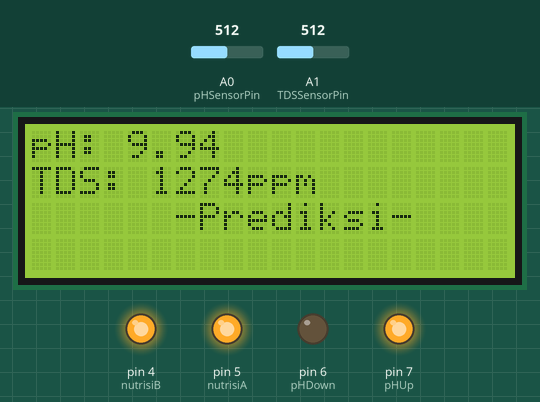
This sketch was run on a simulated Arduino Uno, built with avr-gcc and run on an emulated ATmega328P. Shown: 20×4 character LCD, output pins drawn as LEDs (lit = HIGH). The test bench sets the inputs (shaded band); at power-on: A0 (pHSensorPin) = 512, A1 (TDSSensorPin) = 512.

Above: at 1.2 s.
1.3 s: A0 (pHSensorPin) set to 716
At 9.0 s:
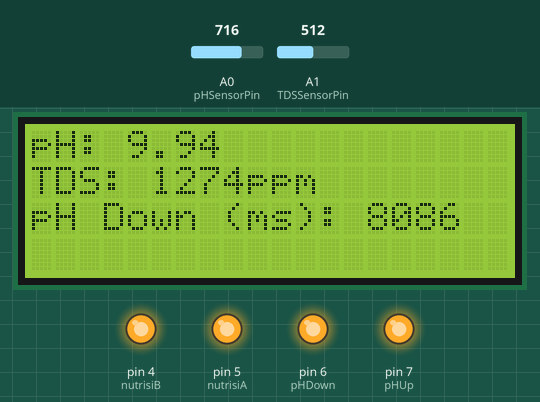
14.8 s: A1 (TDSSensorPin) set to 321
At 20.1 s:
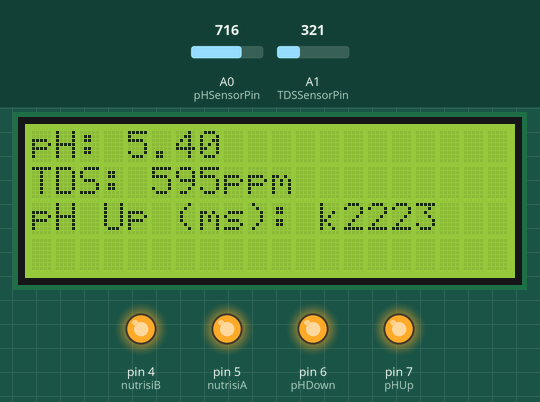
20.5 s: A1 (TDSSensorPin) set to 292
At 32.4 s:
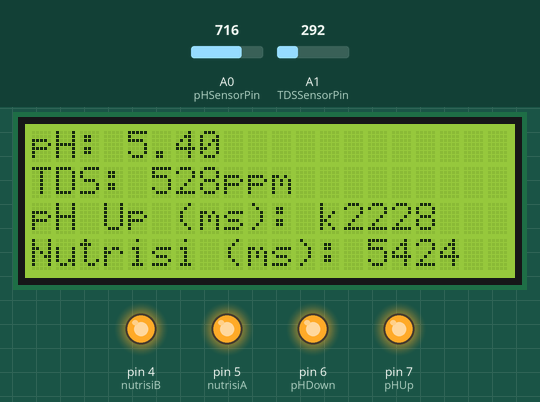
34.4 s: A0 (pHSensorPin) set to 762
At 42.6 s:
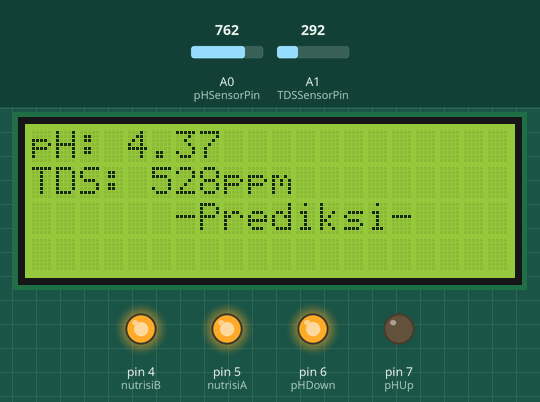
48.4 s: A0 (pHSensorPin) set to 796
At 61.5 s:
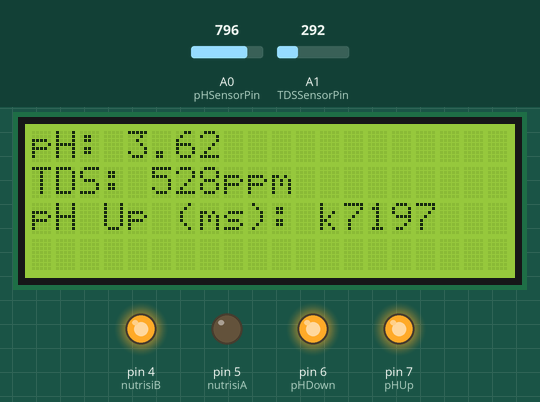
62.4 s: A0 (pHSensorPin) set to 550
At 80.9 s:
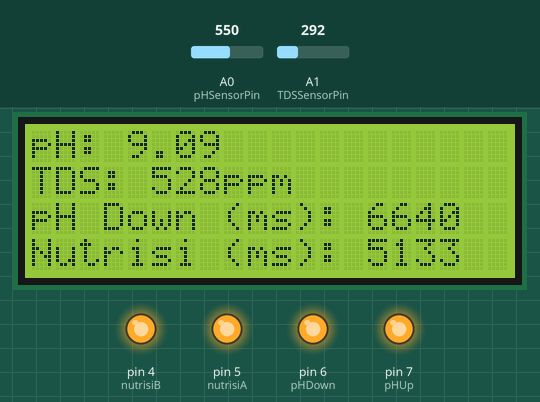
Timing chart, 0 to 94.5 s (numbered marks = the images above; inputs shaded):
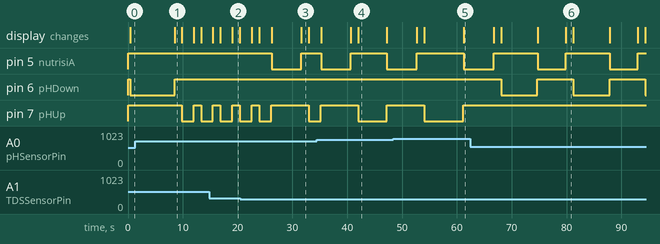

The sketch:

Program.ino
```cpp
#include <Wire.h>               // Library komunikasi I2C
#include <LiquidCrystal_I2C.h>  // Library modul I2C LCD
#include <EEPROM.h>             // Library untuk TDS
#include "GravityTDS.h"         // Library untuk TDS
#include <math.h>               // Library untuk JST

LiquidCrystal_I2C lcd = LiquidCrystal_I2C(0x27, 20, 4);  // Setup LCD I2C

GravityTDS gravityTds;                                 // Setup TDS
#define TDSSensorPin A1                                // Pin TDS
float temperature = 26.6, TDSValue = 0, TDSValueTemp;  // Varibel suhu dan TDS

int pHSensorPin = A0;                             // Pin pH
float pHValue = 0, pHAnalog, pHTegangan, pHTemp;  // Variabel pH, perbedaan pH, nilai analog dan nilai tegangan
int buffer_arr[10], temp;

byte pHUp = 7;      // Pin pompa 1
byte pHDown = 6;    // Pin pompa 2
byte nutrisiA = 5;  // Pin pompa 3
byte nutrisiB = 4;  // Pin pompa 4

float pHLowerThreshold = 6.0;   // Ambang batas bawah pH
float pHUpperThreshold = 7.0;   // Ambang batas atas pH
float TDSLowerThreshold = 560;  // Ambang batas bawah TDS
float TDSUpperThreshold = 840;  // Ambang batas atas TDS

float x1[2] = { pHValue, TDSValue };
float y1[3];

float x1_step1_xoffset[2] = { 4.03, 353 };
float x1_step1_gain[2] = { 0.409836065573771, 0.00412371134020619 };
float x1_step1_ymin = -1;

float b1[10] = { 1.0611451878403826, 1.2292694114405898, 0.61880742064123029, -1.9323893079441505, 2.1419125800123031, -2.5614059873197061, -1.4238327014124188, -1.4282362891286995, 1.6224871740249383, 1.9461525173567351 }; // Nilai Bias Layer 1 - 2
float IW1_1[10][2] = { // Nilai Bobot Layer 1 - 2
  { -1.5797815589156827, -0.0086407960231580823 },
  { 4.4177424602067017, 0.010176133571616678 },
  { 0.029081029354116883, 1.0296110679431814 },
  { -8.8412297702364278, 0.13827244294430893 },
  { -7.8305587277910789, -0.10141310892748259 },
  { -11.369453225554631, 0.25140136995353329 },
  { 0.024093313277825788, 3.7659808352851791 },
  { 5.9681281274232125, 0.060837097504298603 },
  { -0.032445520706524372, -3.7259895754755719 },
  { 2.181064076032901, 0.001222389470232013 }
};

float b2[3] = { 0.39365584754290317, 0.44137658976381822, 0.36517775859020707 }; // Nilai Bias Layer 2-  3
float LW2_1[3][10] = { // Nilai Bobot Layer 2 - 3
  { 0.0062480514440808954, -0.75493610593705829, 0.0089335648594362875, -1.5695902366938788, 0.13298854629289406, 1.2293653799010049, 0.001094905697645714, 0.19540125672953584, 0.0033766496300679277, -1.0468561116295059 },
  { -1.6947005941989961, -0.053804525372577405, 0.010653515127460825, 0.19306526714209141, -0.79662593331702802, -0.13729466462968193, -0.0094566507253065982, -0.91084659753842356, -0.0042745956064945845, -0.055393478231561384 },
  { -0.0055414364322180377, 0.019451328963432012, -1.3922155499377928, 0.031306651381369899, 0.028882408670875513, -0.011214197503107003, -1.1549539155989028, 0.0278263445373217, -1.0783400546822872, 0.0070957532550043568 }
};

float y1_step1_ymin = -1;
float y1_step1_gain[3] = { 0.000322684737011939, 0.000319744204636291, 0.000187318535169055 };
float y1_step1_xoffset[3] = { 0, 0, 0 };

// Helper Functions
float mapminmax_apply(float x, float settings_gain, float settings_xoffset, float settings_ymin) {
  float y = (x - settings_xoffset) * settings_gain + settings_ymin;
  return y;
}

float tansig_apply(float n) {
  float a = 2 / (1 + exp(-2 * n)) - 1;
  return a;
}

float mapminmax_reverse(float y, float settings_gain, float settings_xoffset, float settings_ymin) {
  float x = (y - settings_ymin) / settings_gain + settings_xoffset;
  return x;
}

// Neural Network Function
void myNeuralNetworkFunction(float x1[2], float y1[3]) {
  // Input 1
  float xp1[2] = {
    mapminmax_apply(x1[0], x1_step1_gain[0], x1_step1_xoffset[0], x1_step1_ymin),
    mapminmax_apply(x1[1], x1_step1_gain[1], x1_step1_xoffset[1], x1_step1_ymin)
  };

  // Layer 1
  float a1[10];
  for (int j = 0; j < 10; j++) {
    float sum = b1[j];
    for (int k = 0; k < 2; k++) {
      sum += IW1_1[j][k] * xp1[k];
    }
    a1[j] = tansig_apply(sum);
  }

  // Layer 2
  float a2[3];
  for (int j = 0; j < 3; j++) {
    float sum = b2[j];
    for (int k = 0; k < 10; k++) {
      sum += LW2_1[j][k] * a1[k];
    }
    a2[j] = sum;
  }

  // Output 1
  y1[0] = mapminmax_reverse(a2[0], y1_step1_gain[0], y1_step1_xoffset[0], y1_step1_ymin);
  y1[1] = mapminmax_reverse(a2[1], y1_step1_gain[1], y1_step1_xoffset[1], y1_step1_ymin);
  y1[2] = mapminmax_reverse(a2[2], y1_step1_gain[2], y1_step1_xoffset[2], y1_step1_ymin);
}

void readpH() {
  for (int i = 0; i < 10; i++) {
    buffer_arr[i] = analogRead(pHSensorPin);
    delay(30);
  }
  for (int i = 0; i < 9; i++) {
    for (int j = i + 1; j < 10; j++) {
      if (buffer_arr[i] > buffer_arr[j]) {
        temp = buffer_arr[i];
        buffer_arr[i] = buffer_arr[j];
        buffer_arr[j] = temp;
      }
    }
  }
  pHAnalog = 0;
  for (int i = 2; i < 8; i++) {
    pHAnalog += buffer_arr[i];
  }
  float pHTegangan = (float)pHAnalog * 5 / 1024 / 6;
  pHValue = -4.56 * pHTegangan + 21.34;
}

void readTDS() {
  gravityTds.setTemperature(temperature);  // Mengatur suhu
  gravityTds.update();                     // Update TDS
  TDSValue = gravityTds.getTdsValue();     // Membaca nilai TDS
}

void fixpHUp() {
  digitalWrite(pHUp, LOW);  // Mengaktifkan pompa pH up
  delay(y1[0]);
  digitalWrite(pHUp, HIGH);  // Mematikan pompa pH up

  lcd.setCursor(0, 2);  //Mengatur titik kursor LCD
  lcd.print("pH Up (ms): ");
  lcd.setCursor(13, 2);  //Mengatur titik kursor LCD
  lcd.print(y1[0], 0);
}

void fixpHDown() {
  digitalWrite(pHDown, LOW);  // Mengaktifkan pompa pH Down
  delay(y1[1]);
  digitalWrite(pHDown, HIGH);  // Mematikan pompa pH Down

  lcd.setCursor(0, 2);  //Mengatur titik kursor LCD
  lcd.print("pH Down (ms): ");
  lcd.setCursor(14, 2);  //Mengatur titik kursor LCD
  lcd.print(y1[1], 0);
}

void fixTDS() {
  digitalWrite(nutrisiA, LOW);  // Mengaktifkan pompa nutrisi
  delay(y1[2]);
  digitalWrite(nutrisiA, HIGH);  // Mengaktifkan pompa nutrisi

  lcd.setCursor(0, 3);  //Mengatur titik kursor LCD
  lcd.print("Nutrisi (ms): ");
  lcd.setCursor(14, 3);  //Mengatur titik kursor LCD
  lcd.print(y1[2], 0);
}

void setup() {
  lcd.begin();  // Inisialisasi LCD
  Serial.begin(9600);

  gravityTds.setPin(TDSSensorPin);  // Mengatur pin TDS
  gravityTds.setAref(5.0);          // Nilai Referensi Tegangan TDS
  gravityTds.setAdcRange(1024);     // Nilai bit ADC untuk 10 bit
  gravityTds.begin();               // Inisialisasi TDS

  pinMode(pHSensorPin, INPUT);  //Inisialisasi pH

  pinMode(pHUp, OUTPUT);      // Mengatur pin pompa 1
  pinMode(pHDown, OUTPUT);    // Mengatur pin pompa 1
  pinMode(nutrisiA, OUTPUT);  // Mengatur pin pompa 1
  pinMode(nutrisiB, OUTPUT);  // Mengatur pin pompa 1

  digitalWrite(pHUp, HIGH);
  digitalWrite(pHDown, HIGH);
  digitalWrite(nutrisiA, HIGH);
  digitalWrite(nutrisiB, HIGH);
}

void loop() {
  readpH();
  readTDS();

  lcd.clear();            // Membersihkan tampilan LCD
  lcd.setCursor(0, 0);    // Mengatur titik kursor LCD
  lcd.print("pH: ");      // Menampilkan output
  lcd.setCursor(4, 0);    // Mengatur titik kursor LCD
  lcd.print(pHValue, 2);  // Menampilkan output

  lcd.setCursor(0, 1);     //Mengatur titik kursor LCD
  lcd.print("TDS: ");      // Menampilkan output
  lcd.setCursor(5, 1);     // Mengatur titik kursor LCD
  lcd.print(TDSValue, 0);  // Menampilkan output
  lcd.print("ppm");        // Menampilkan output

  // Initialize inputs
  x1[0] = pHValue;
  x1[1] = TDSValue;

  lcd.setCursor(6, 2);
  lcd.print("-Prediksi-");  // Menampilkan output

  if (pHValue < pHLowerThreshold && TDSValue < TDSLowerThreshold) {
    myNeuralNetworkFunction(x1, y1);
    fixpHUp();
    fixTDS();
  } else if (pHValue > pHUpperThreshold && TDSValue < TDSLowerThreshold) {
    myNeuralNetworkFunction(x1, y1);
    fixpHDown();
    fixTDS();
  } else if (pHValue < pHLowerThreshold) {
    myNeuralNetworkFunction(x1, y1);
    fixpHUp();
  } else if (pHValue > pHUpperThreshold) {
    myNeuralNetworkFunction(x1, y1);
    fixpHDown();
  } else if (TDSValue < TDSLowerThreshold) {
    myNeuralNetworkFunction(x1, y1);
    fixTDS();
  }

  delay(1000);
}
```

Measured:
- the behaviour switches between 307 and 306 on A1 (TDSSensorPin) (found by bisection; images 2 and 3)
- the behaviour switches between 780 and 781 on A0 (pHSensorPin) (found by bisection; images 4 and 5)
- after the input at 1.3 s, pin 6 (pHDown): goes on until 8.5 s, then stays HIGH; pin 7 (pHUp): HIGH → LOW after 8.5 s, → HIGH 2.1 s later, → LOW 1.4 s later
- after the input at 14.8 s, the display: first differs from a run without the input after 2.0 s (image 2 shows a later state)
- after the input at 20.5 s, pin 5 (nutrisiA): HIGH → LOW after 5.7 s, → HIGH 5.4 s later; the display: first differs from a run without the input after 3.5 s (image 3 shows a later state)
- after the input at 62.4 s, pin 6 (pHDown): alternates HIGH for 6.5 s and LOW for 6.6 s, starting after 5.7 s; pin 7 (pHUp): stops changing and stays HIGH
- what the display in image 1 shows lasts 1.3 s, from 8.5 s to 9.8 s
